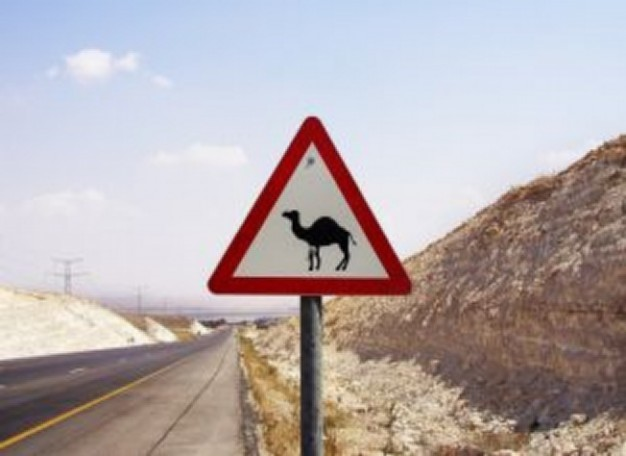
#> input picture Python_Sesion_6/Material/Senal.jpg, 626 x 456 px
$ python Ejercicio_Sesion_6_1.py
#> lines starting #> are read from the running program, lines starting #| are printed output that depends on the picture; after the words box and inside, x2 and y2 are one past the last pixel; in counts of white or black regions, pixels touching at a corner belong together
import cv2

#INICIO_APARTADO_1

#INICIO_EJERCICIO_1

#import numpy as np
#import sys
#from matplotlib import pyplot as plt

#FIN_EJERCICIO_1

#INICIO_EJERCICIO_1

lower = 50
upper = 200

def unbralBajo(value):
    global lower
    lower = value
    actualizar()


def umbralAlto(value):
    global upper
    upper = value
    actualizar()


def actualizar():
    global img_bordes, bordes, aux
    aux = "Umbral bajo: "+ str(lower)+ "\nUmbral alto: "+ str(upper)
    img_bordes = img.copy()
    bordes = cv2.Canny(img, lower, upper)

    img_bordes[bordes==255]=(0,255,0)

#FIN_EJERCICIO_1

img = cv2.imread('../Material/Senal.jpg')
#> img is the input picture: shape (456, 626, 3); mean B, G, R 172.3, 171, 181.1

if img is None: #Si está vacía es que no se ha leído

    print('Imagen no encontrada\n')
    exit(0)

#INICIO_EJERCICIO_1

#bordes = cv2.Canny(img,50,200,apertureSize = 3)# Canny(imagen,Umbral_bajo, Umbral_alto, grado de suavizado)
bordes = cv2.Canny(img,lower,upper,apertureSize = 3)# Canny(imagen,Umbral_bajo, Umbral_alto, grado de suavizado)
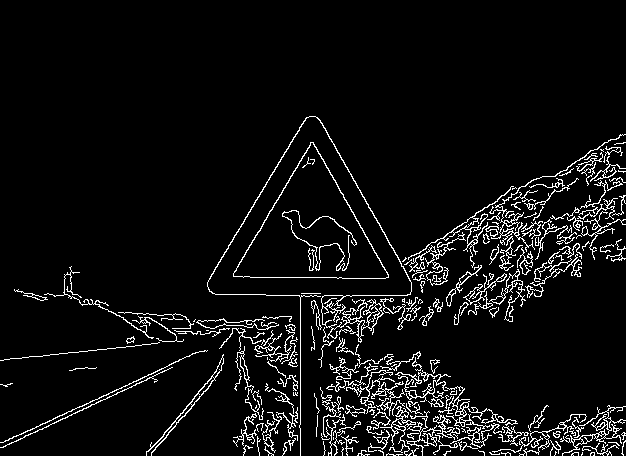
#> bordes: shape (456, 626); 6.1% white in thin lines or dots, all inside (x1, y1, x2, y2) = (0, 116, 626, 456)


cv2.imshow('Original',img)


img_bordes = img.copy()

cv2.namedWindow('Bordes')
font = cv2.FONT_HERSHEY_SIMPLEX #Fuente de texto

# add lower and upper threshold slidebars to "Bordes"
cv2.createTrackbar('Umbral bajo', 'Bordes', 50, 255, unbralBajo)
cv2.createTrackbar('Umbral alto', 'Bordes', 100, 255, umbralAlto)

actualizar()
#> in actualizar, `img_bordes[bordes==255]=(0,255,0)`:
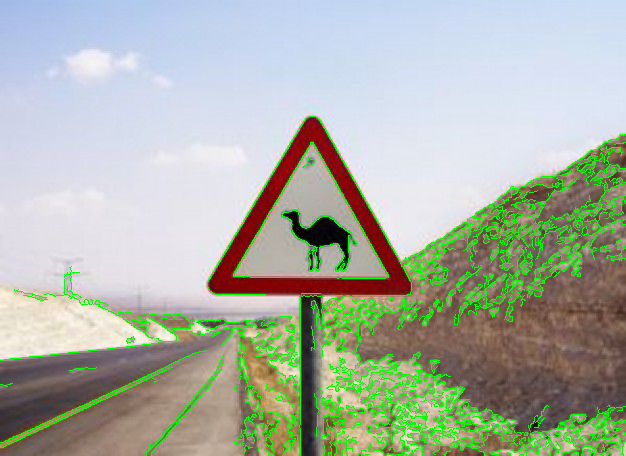
#> img_bordes: shape (456, 626, 3); 6.09% of pixels changed, all inside (x1, y1, x2, y2) = (0, 116, 626, 456)

#cv2.waitKey(0)

# Infinite loop until we hit the escape key on keyboard
while(1):

    # display images
    y0, dy = 25, 25
    for i, line in enumerate(aux.split('\n')):
        y = y0 + i*dy
        cv2.putText(img_bordes,line,(100,y), font, 0.5,(0,0,0),1 ,cv2.LINE_AA)
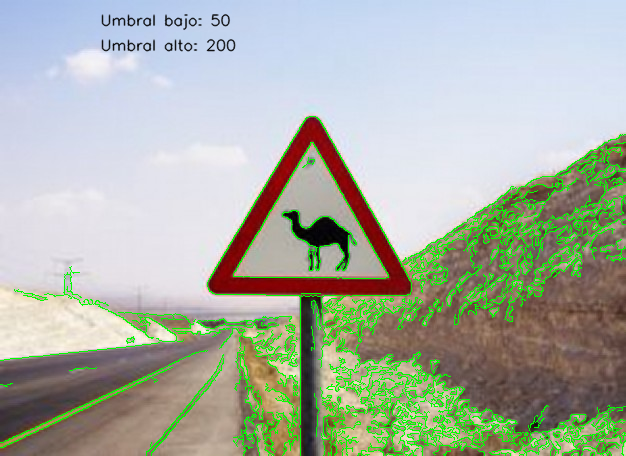
#> img_bordes: shape (456, 626, 3); 0.59% of pixels changed, all inside (x1, y1, x2, y2) = (101, 13, 236, 52)
    cv2.imshow('Bordes', img_bordes)
    k = cv2.waitKey(1) & 0xFF
#> (key Esc is pressed here)
    if k == 27:   # hit escape to quit
        break

cv2.destroyAllWindows()

#FIN_EJERCICIO_1


#FIN_APARTADO_1
